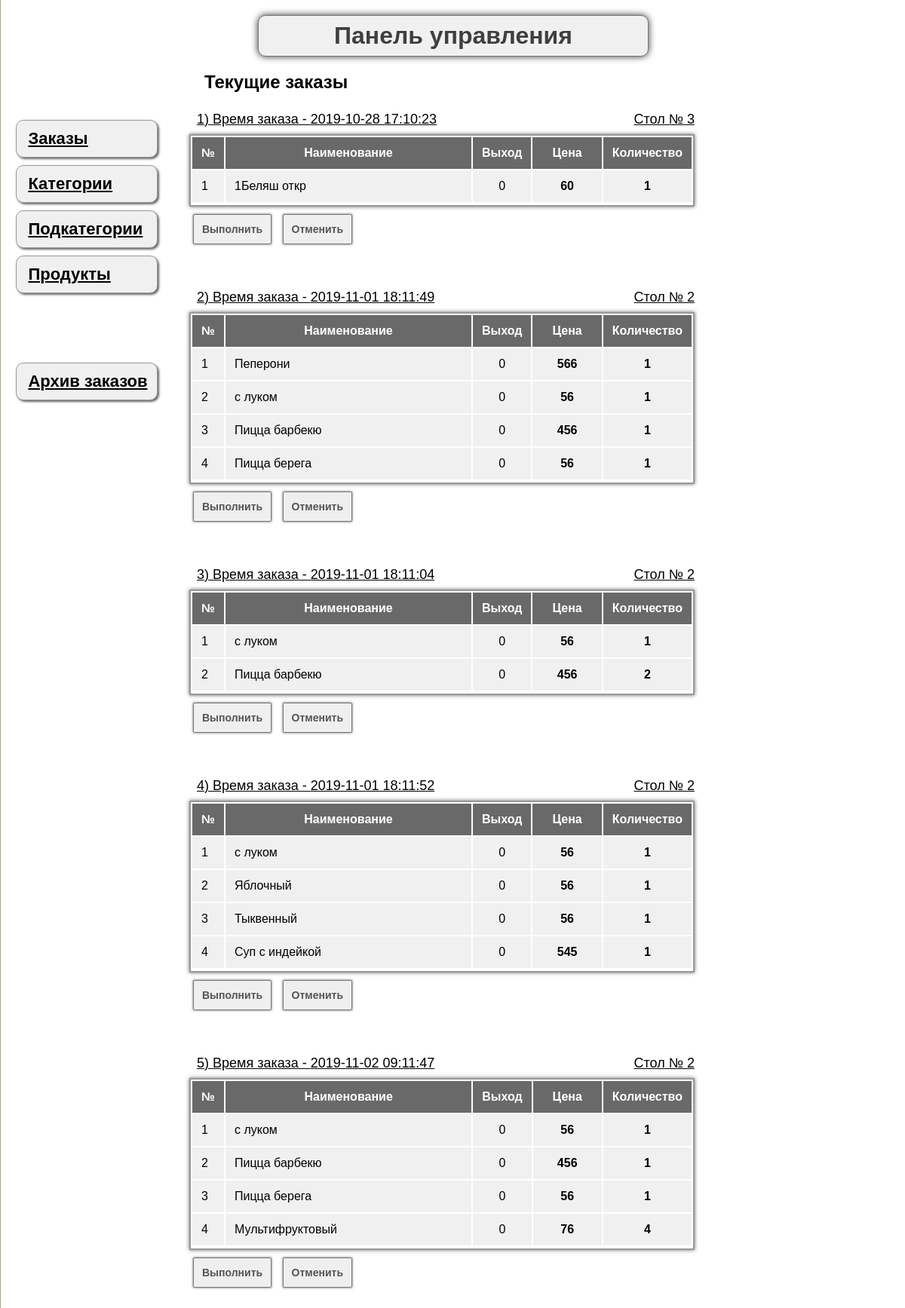
The app's page /admin/index.php with its own data.
### tables this page shows
CREATE TABLE IF NOT EXISTS `allzakazy` (
  `id` int(11) NOT NULL,
  `robot` int(11) NOT NULL,
  `totalSum` decimal(6,0) NOT NULL,
  `timeStart` datetime NOT NULL,
  `status` varchar(20) NOT NULL DEFAULT 'started'
);

CREATE TABLE IF NOT EXISTS `zakazproducts` (
  `id` int(11) NOT NULL,
  `zakaz` int(11) NOT NULL,
  `title` varchar(255) NOT NULL,
  `yield` decimal(6,0) NOT NULL,
  `price` decimal(6,0) NOT NULL,
  `count` int(11) NOT NULL
);

### admin/index.php (the view, shortened to what this page needs)
<?php
include ("../blocks/bdZakaz.php");
?>
<!DOCTYPE HTML PUBLIC "-//W3C//DTD HTML 4.01 Transitional//EN" "http://www.w3.org/TR/html4/loose.dtd">
<html>
<head>
	<link href="../css/style.css"  type="text/css" rel="stylesheet">
	<link href="../css/styleAdmin.css"  type="text/css" rel="stylesheet">
	<link href="../css/wicart.css" type="text/css" rel="stylesheet">
</head>
<body>
	<div id="container">
		<div id="robofood" class="border">
			<h1 >Панель управления</h1>
		</div>
		<h2 id="secondZagol"> Текущие заказы </h2>
		<div id="contentWrap">
			<div id="leftBar">
				<ul id="leftNav">
					<?php include ("blocks/leftNav.php"); ?>
				</ul>
			</div>
			<div id="mainCol">
<?php
$recordNum = 10;
@$page = $_GET['page'];
$page = intval($page);
if(empty($page) or $page < 0) $page = 1;
$start = $page * $recordNum - $recordNum;
$resultZak = mysqli_query($connect, "SELECT * FROM allzakazy WHERE `status` = 'started' ORDER BY id LIMIT $start, $recordNum");
	$myrowZak = mysqli_fetch_array ($resultZak);
	?>
				<?php
				do {
					$start++;
					$zakazId = $myrowZak['id'];
					$robotNum = $myrowZak['robot'];
					$timeStart = $myrowZak['timeStart'];
					?>
				<div id="zakaz-<?php echo "$zakazId"; ?>" >
						<div class="addSortPanel">
							<div class="addElem">  <?php echo "$start) "; ?> Время заказа - <?php echo "$timeStart"; ?> </div>
							<div class="sortElem"> Стол № <?php echo "$robotNum"; ?></div>
						</div>
				<table class="tableList">
					<tr class="tHeader">
						<td class="tNum"> № </td>
						<td class="tTitle"> Наименование </td>
						<td class="tYield"> Выход </td>
						<td class="tPrice"> Цена </td>
						<td class="tCount"> Количество </td>
					</tr>
					<?php
					$resultProd = mysqli_query ($connect, "SELECT * FROM zakazProducts WHERE `zakaz` = '$zakazId'");
					$myrowProd = mysqli_fetch_array ($resultProd);
					$num = 0;
					do {
						$num++;
							$productTitle = $myrowProd['title'];
							$productPrice = $myrowProd['price'];
							$productYield = $myrowProd['yield'];
							$productCount = $myrowProd['count'];
					?>
					<tr>
						<td id="id-<?php echo "$zakazId";    ?>" class="tNum"   >  <?php echo "$num";          ?> </td>
						<td id="title-<?php echo "$zakazId"; ?>" class="tTitle" >  <?php echo "$productTitle"; ?> </td>
						<td id="price-<?php echo "$zakazId"; ?>" class="tYield" >  <?php echo "$productYield"; ?> </td>
						<td id="order-<?php echo "$zakazId"; ?>" class="tPrice" >  <?php echo "$productPrice"; ?> </td>
						<td id="but-<?php echo "$zakazId";   ?>" class="tCount" >  <?php echo "$productCount"; ?> </td>
					</tr>
					<?php
					}
					while ($myrowProd = mysqli_fetch_array ($resultProd));
					?>
				</table>
				 <div class="butZakaz">
				 <button class="butComleteZakaz" id="butComlete-<?php echo "$zakazId"; ?>" > Выполнить  </button>
				 <button class="butCancelZakaz"  id="butCancel-<?php echo "$zakazId"; ?>" > Отменить  </button>
				 </div>
				 </div>
				<?php
				}
				while ($myrowZak = mysqli_fetch_array ($resultZak));
				?>
			</div>
		</div>
		</div>
</body>
</html>

### css/style.css (style rules this page uses)
html, body { padding: 0; margin: 0; background: #FFF; }
h1 { padding-top: 0; margin: 0; color: #3F3F3F; }
.border { -webkit-border-radius: 5px; -moz-border-radius: 5px; border-radius: 10px; }
button { color: #555; padding: 10px; font: bold 20px Arial; height: 70px; -webkit-box-shadow: 0px 0px 3px 0px rgba(50, 50, 50, 0.75); -moz-box-shadow: 0px 0px 3px 0px rgba(50, 50, 50, 0.75); box-shadow: 0px 0px 3px 0px rgba(50, 50, 50, 0.75); }
#secondZagol { margin-top: 10px; margin-left: 270px; //margin-bottom: -5px; //text-align: center; }
#robofood { padding: 8px; margin: auto; margin-top: 20px; margin-bottom: 20px; background: #F0F0F0; width: 500px; text-align: center; border: 1px solid #777; -webkit-box-shadow: 0px 0px 3px 0px rgba(50, 50, 50, 0.75); -moz-box-shadow: 0px 0px 3px 0px rgba(50, 50, 50, 0.75); box-shadow: 0px 0px 10px 0px rgba(50, 50, 50, 1); }
#container { width: 100%; margin: 0 auto; border-right: 1px solid #A7A37E; border-left: 1px solid #A7A37E; background-color: #FFFFFF; position: relative; //border:solid 2px yellow; overflow: hidden; }
#contentWrap { float:left; //border:blue 1px solid; margin-left: 0px; margin-top: 0px; background: #FFF; width: 920px; }
#leftBar { float: left; width: 160px; //background: lightGreen; padding-top: 0em; //border: 2px solid red; padding-left: 50px; //padding-bottom: 3500px; margin-left: 10px; }
#leftNav { list-style-type: none; margin-left: -80px; //border: 2px solid yellow; }
#mainCol { float: right; width: 670px; //background: lightBlue; //padding: 0 10px 20px 10px; //margin-left: 50px; //border: 2px solid orange; //overflow: hidden; }
.tableList { border: 2px solid #999; box-shadow: 0px 0px 5px 0px rgba(50, 50, 50, 0.75); }
.tableList .tHeader td { background: #696969; color: #FFF; font-weight: bold; text-align: center }
.tableList { margin-bottom: 55px; //border: 2px dashed grey; background: white; font-size: 16px; font-weight: normal; }
.tableList td { background: #F0F0F0; padding: 12px; }
.tNum { width: 18px }
.tTitle { width: 320px }
.tYield { width: 50px; text-align: center; }
.tPrice { width: 70px; text-align: center; }
.tCount { width: 18px; text-align: center; font-weight: bold }

### css/styleAdmin.css (style rules this page uses)
.addSortPanel { padding: 5px 0 30px 10px; font-size: 18px; font-weight: normal; cursor: pointer; text-decoration: underline; }
.addElem { float: left; text-decoration: underline; margin-right: }
.sortElem { float: right; text-decoration: underline; margin-right: }
.butEdit, .butDel, .butComleteZakaz, .butCancelZakaz { height: 40px; margin: 5px; font: bold 14px Arial; }
.butZakaz { margin-top: -50px; margin-bottom: 50px; }
.tPrice { width: 70px; text-align: center; font-weight: bold }

### records on screen
allzakazy: timeStart "2019-10-28 17:10:23", robot "3"
zakazproducts: title "1Беляш откр", yield "0", price "60", count "1"
allzakazy: timeStart "2019-11-01 18:11:49", robot "2"
zakazproducts: title "Пеперони", yield "0", price "566", count "1"
zakazproducts: title "с луком", yield "0", price "56", count "1"
zakazproducts: title "Пицца барбекю", yield "0", price "456", count "1"
zakazproducts: title "Пицца берега", yield "0", price "56", count "1"
allzakazy: timeStart "2019-11-01 18:11:04", robot "2"
zakazproducts: title "с луком", yield "0", price "56", count "1"
zakazproducts: title "Пицца барбекю", yield "0", price "456", count "2"
allzakazy: timeStart "2019-11-01 18:11:52", robot "2"
zakazproducts: title "с луком", yield "0", price "56", count "1"
zakazproducts: title "Яблочный", yield "0", price "56", count "1"
zakazproducts: title "Тыквенный", yield "0", price "56", count "1"
zakazproducts: title "Суп с индейкой", yield "0", price "545", count "1"
allzakazy: timeStart "2019-11-02 09:11:47", robot "2"
zakazproducts: title "с луком", yield "0", price "56", count "1"
zakazproducts: title "Пицца барбекю", yield "0", price "456", count "1"
zakazproducts: title "Пицца берега", yield "0", price "56", count "1"
zakazproducts: title "Мультифруктовый", yield "0", price "76", count "4"
